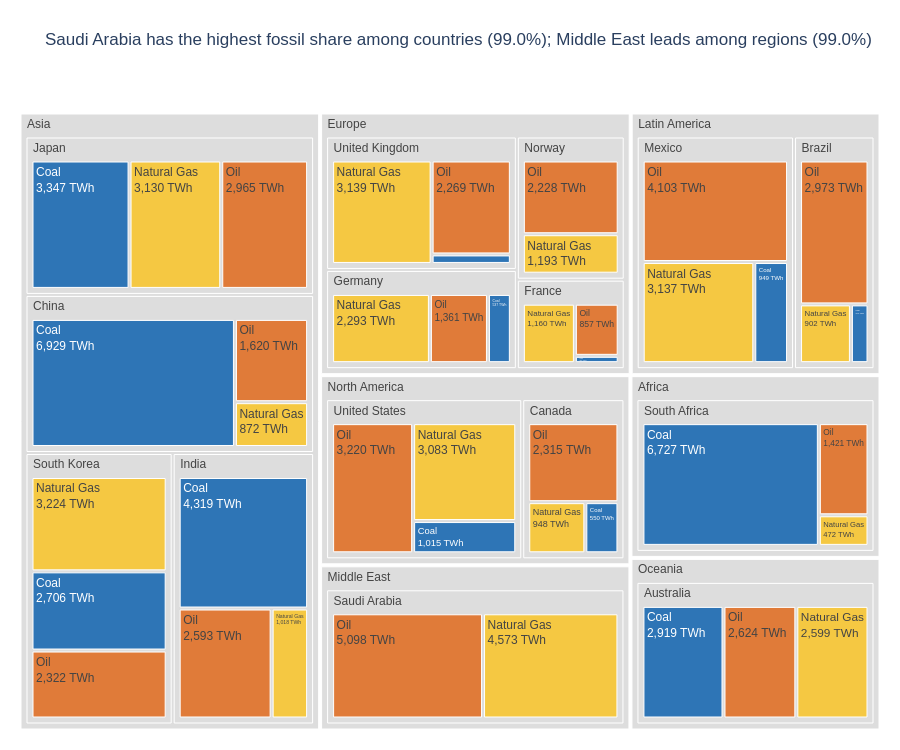

The notebook cell saved with this chart:
### Markdown cell above
## Task 1 — Treemap: fossil fuel dependency by country

**What to build:** A treemap showing **fossil fuel TWh only**, broken down by Region → Country → Source (Coal / Oil / Natural Gas).

**Requirements:**
- Filter to fossil sources only before plotting
- Use `path=['Region', 'Country', 'Source']` for the hierarchy
- Colour encodes the fossil source type (Coal / Oil / Natural Gas) with a CVD-safe palette
- Show TWh values in labels — no percentages
- Grey out parent nodes (Region and Country level)
- Insight title naming which region or country is most fossil-dependent

> 💡 `df.loc[df['Source_Type'] == 'Fossil']`

### Code cell
# Task 1 — fossil fuel dependency by country

# Keep only Coal, Oil and Natural Gas.
df_fossil = df.loc[df['Source_Type'] == 'Fossil'].copy()

# Calculate fossil share of total energy for each country and region.
country_fossil_share = (
    df_fossil.groupby('Country')['TWh'].sum()
    / df.groupby('Country')['TWh'].sum()
).sort_values(ascending=False)

region_fossil_share = (
    df_fossil.groupby('Region')['TWh'].sum()
    / df.groupby('Region')['TWh'].sum()
).sort_values(ascending=False)

top_country = country_fossil_share.index[0]
top_country_share = country_fossil_share.iloc[0]
top_region = region_fossil_share.index[0]
top_region_share = region_fossil_share.iloc[0]

# CVD-safe course palette: blue, orange and yellow.
fossil_colours = {
    'Coal': '#2E75B6',
    'Oil': '#E07B39',
    'Natural Gas': '#F5C842'
}

fig = px.treemap(
    df_fossil,
    path=['Region', 'Country', 'Source'],
    values='TWh',
    color='Source',
    color_discrete_map=fossil_colours,
    labels={'TWh': 'Energy (TWh)', 'Source': 'Fossil source'},
    title=(
        f'{top_country} has the highest fossil share among countries '
        f'({top_country_share:.1%}); {top_region} leads among regions '
        f'({top_region_share:.1%})'
    ),
    height=750,
    template='plotly_white'
)

fig.update_traces(
    textinfo='label+value',
    texttemplate='%{label}<br>%{value:,.0f} TWh',
    hovertemplate='<b>%{label}</b><br>%{value:,.0f} TWh<extra></extra>'
)

# Treemap parent nodes (Region and Country) are grey; source leaves retain
# their assigned source colours.
fig.data[0].marker.colors = [
    colour if colour in fossil_colours.values() else '#DDDDDD'
    for colour in fig.data[0].marker.colors
]

fig.update_layout(
    font=dict(family='Arial', size=12),
    margin=dict(t=90, l=15, r=15, b=15)
)

fig.show()

print(f'Most fossil-dependent country: {top_country} ({top_country_share:.1%})')
print(f'Most fossil-dependent region: {top_region} ({top_region_share:.1%})')

### Figure 1 — Plotly figure (JSON) as saved in the notebook; plotly's stock layout.template omitted (floating-point values rounded to 4 significant figures)
{"data": [{"branchvalues": "total", "customdata": [["Coal"], ["Oil"], ["Oil"], ["Oil"], ["Natural Gas"], ["Natural Gas"], ["Natural Gas"], ["Natural Gas"], ["Coal"], ["Natural Gas"], ["Coal"], ["Coal"], ["Coal"], ["Natural Gas"], ["Oil"], ["Coal"], ["Oil"], ["Oil"], ["Oil"], ["Oil"], ["Coal"], ["Natural Gas"], ["Oil"], ["Natural Gas"], ["Coal"], ["Coal"], ["Natural Gas"], ["Natural Gas"], ["Oil"], ["Coal"], ["Oil"], ["Natural Gas"], ["Oil"], ["Oil"], ["Natural Gas"], ["Natural Gas"], ["Oil"], ["Oil"], ["Coal"], ["Natural Gas"], ["Natural Gas"], ["Coal"], ["Coal"], ["(?)"], ["(?)"], ["(?)"], ["(?)"], ["(?)"], ["(?)"], ["(?)"], ["(?)"], ["(?)"], ["(?)"], ["(?)"], ["(?)"], ["(?)"], ["(?)"], ["(?)"], ["(?)"], ["(?)"], ["(?)"], ["(?)"], ["(?)"], ["(?)"], ["(?)"]], "domain": {"x": [0, 1], "y": [0, 1]}, "hovertemplate": "<b>%{label}</b><br>%{value:,.0f} TWh<extra></extra>", "ids": ["Oceania/Australia/Coal", "Asia/South Korea/Oil", "Europe/Norway/Oil", "Asia/India/Oil", "North America/United States/Natural Gas", "Africa/South Africa/Natural Gas", "Europe/Germany/Natural Gas", "North America/Canada/Natural Gas", "North America/United States/Coal", "Latin America/Mexico/Natural Gas", "Asia/China/Coal", "Asia/India/Coal", "Africa/South Africa/Coal", "Europe/United Kingdom/Natural Gas", "Africa/South Africa/Oil", "North America/Canada/Coal", "Latin America/Mexico/Oil", "Europe/Germany/Oil", "Asia/China/Oil", "Latin America/Brazil/Oil", "Europe/Germany/Coal", "Middle East/Saudi Arabia/Natural Gas", "North America/United States/Oil", "Asia/Japan/Natural Gas", "Europe/United Kingdom/Coal", "Latin America/Mexico/Coal", "Europe/France/Natural Gas", "Latin America/Brazil/Natural Gas", "Europe/United Kingdom/Oil", "Latin America/Brazil/Coal", "Middle East/Saudi Arabia/Oil", "Oceania/Australia/Natural Gas", "Asia/Japan/Oil", "Europe/France/Oil", "Europe/Norway/Natural Gas", "Asia/China/Natural Gas", "North America/Canada/Oil", "Oceania/Australia/Oil", "Europe/France/Coal", "Asia/India/Natural Gas", "Asia/South Korea/Natural Gas", "Asia/Japan/Coal", "Asia/South Korea/Coal", "Oceania/Australia", "Latin America/Brazil", "North America/Canada", "Asia/China", "Europe/France", "Europe/Germany", "Asia/India", "Asia/Japan", "Latin America/Mexico", "Europe/Norway", "Middle East/Saudi Arabia", "Africa/South Africa", "Asia/South Korea", "Europe/United Kingdom", "North America/United States", "Africa", "Asia", "Europe", "Latin America", "Middle East", "North America", "Oceania"], "labels": ["Coal", "Oil", "Oil", "Oil", "Natural Gas", "Natural Gas", "Natural Gas", "Natural Gas", "Coal", "Natural Gas", "Coal", "Coal", "Coal", "Natural Gas", "Oil", "Coal", "Oil", "Oil", "Oil", "Oil", "Coal", "Natural Gas", "Oil", "Natural Gas", "Coal", "Coal", "Natural Gas", "Natural Gas", "Oil", "Coal", "Oil", "Natural Gas", "Oil", "Oil", "Natural Gas", "Natural Gas", "Oil", "Oil", "Coal", "Natural Gas", "Natural Gas", "Coal", "Coal", "Australia", "Brazil", "Canada", "China", "France", "Germany", "India", "Japan", "Mexico", "Norway", "Saudi Arabia", "South Africa", "South Korea", "United Kingdom", "United States", "Africa", "Asia", "Europe", "Latin America", "Middle East", "North America", "Oceania"], "marker": {"colors": ["#2E75B6", "#E07B39", "#E07B39", "#E07B39", "#F5C842", "#F5C842", "#F5C842", "#F5C842", "#2E75B6", "#F5C842", "#2E75B6", "#2E75B6", "#2E75B6", "#F5C842", "#E07B39", "#2E75B6", "#E07B39", "#E07B39", "#E07B39", "#E07B39", "#2E75B6", "#F5C842", "#E07B39", "#F5C842", "#2E75B6", "#2E75B6", "#F5C842", "#F5C842", "#E07B39", "#2E75B6", "#E07B39", "#F5C842", "#E07B39", "#E07B39", "#F5C842", "#F5C842", "#E07B39", "#E07B39", "#2E75B6", "#F5C842", "#F5C842", "#2E75B6", "#2E75B6", "#DDDDDD", "#DDDDDD", "#DDDDDD", "#DDDDDD", "#DDDDDD", "#DDDDDD", "#DDDDDD", "#DDDDDD", "#DDDDDD", "#DDDDDD", "#DDDDDD", "#DDDDDD", "#DDDDDD", "#DDDDDD", "#DDDDDD", "#DDDDDD", "#DDDDDD", "#DDDDDD", "#DDDDDD", "#DDDDDD", "#DDDDDD", "#DDDDDD"]}, "name": "", "parents": ["Oceania/Australia", "Asia/South Korea", "Europe/Norway", "Asia/India", "North America/United States", "Africa/South Africa", "Europe/Germany", "North America/Canada", "North America/United States", "Latin America/Mexico", "Asia/China", "Asia/India", "Africa/South Africa", "Europe/United Kingdom", "Africa/South Africa", "North America/Canada", "Latin America/Mexico", "Europe/Germany", "Asia/China", "Latin America/Brazil", "Europe/Germany", "Middle East/Saudi Arabia", "North America/United States", "Asia/Japan", "Europe/United Kingdom", "Latin America/Mexico", "Europe/France", "Latin America/Brazil", "Europe/United Kingdom", "Latin America/Brazil", "Middle East/Saudi Arabia", "Oceania/Australia", "Asia/Japan", "Europe/France", "Europe/Norway", "Asia/China", "North America/Canada", "Oceania/Australia", "Europe/France", "Asia/India", "Asia/South Korea", "Asia/Japan", "Asia/South Korea", "Oceania", "Latin America", "North America", "Asia", "Europe", "Europe", "Asia", "Asia", "Latin America", "Europe", "Middle East", "Africa", "Asia", "Europe", "North America", "", "", "", "", "", "", ""], "textinfo": "label+value", "texttemplate": "%{label}<br>%{value:,.0f} TWh", "type": "treemap", "values": [2919, 2322, 2228, 2593, 3083, 472, 2293, 948, 1015, 3137, 6929.0, 4319, 6727, 3139, 1421, 550, 4103, 1361, 1620, 2973, 537, 4573, 3220, 3130, 230, 949, 1160, 902, 2269, 312, 5098, 2599, 2965, 857, 1193, 872, 2315, 2624, 120, 1018, 3224, 3347, 2706, 8142, 4187, 3813, 9421.0, 2137, 4191, 7930, 9442, 8189, 3421, 9671, 8620, 8252, 5638, 7318, 8620, 35050.0, 15387, 12376, 9671, 11131, 8142]}], "layout": {"font": {"family": "Arial", "size": 12}, "height": 750, "legend": {"tracegroupgap": 0}, "margin": {"b": 15, "l": 15, "r": 15, "t": 90}, "title": {"text": "Saudi Arabia has the highest fossil share among countries (99.0%); Middle East leads among regions (99.0%)"}}}
